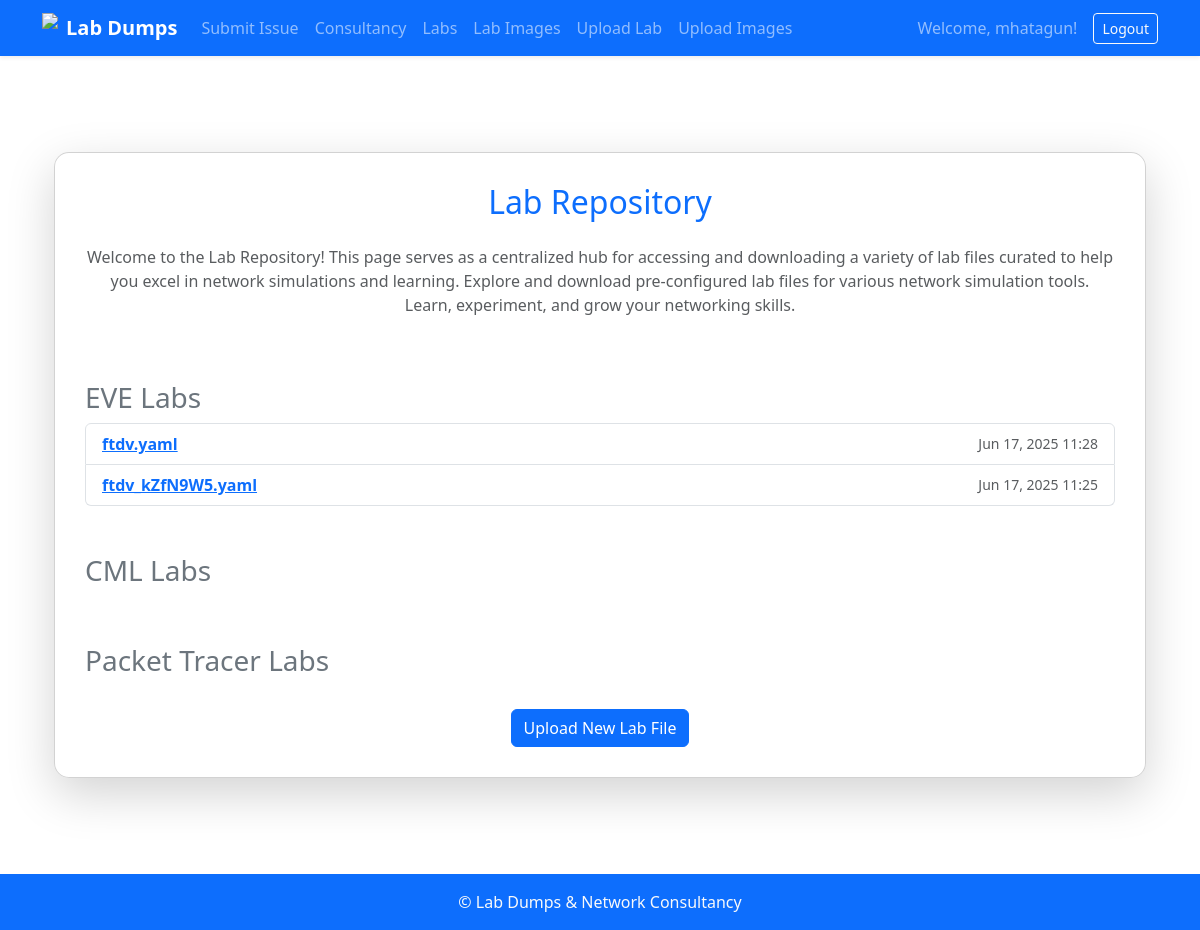
The app's page /labs/view/ (signed in), older data.
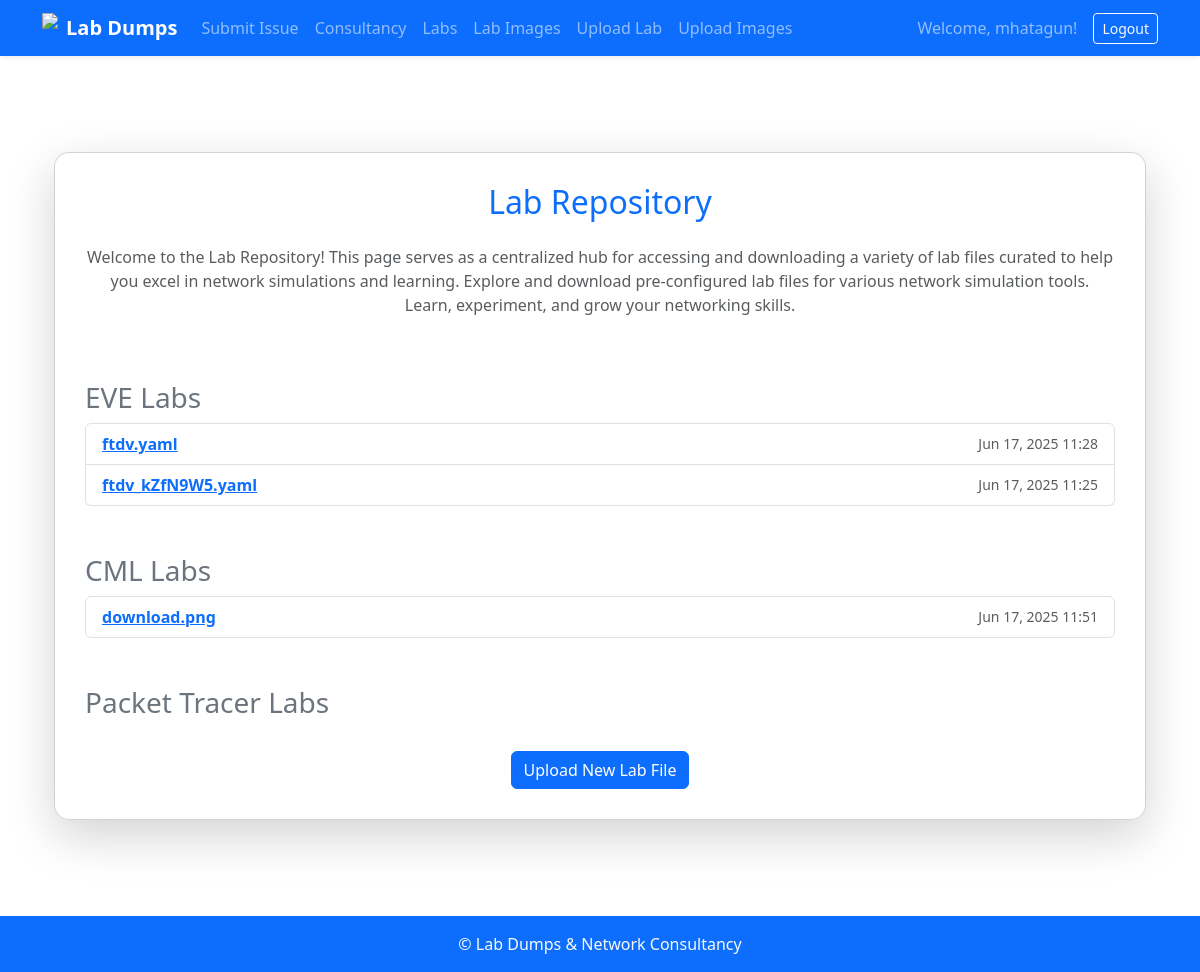
The same page, newer data.
### core/models.py (models this page shows, shortened)
class EveLabFile(models.Model):
    LAB_TYPE_CHOICES = [
        ('EVE', 'EVE Lab'),
        ('CML', 'CML Lab'),
        ('PT', 'Packet Tracer Lab'),
    ]
    user = models.ForeignKey(User, on_delete=models.CASCADE, related_name="labs")
    file = models.FileField(upload_to='eve_labs/')
    uploaded_at = models.DateTimeField(auto_now_add=True)
    lab_type = models.CharField(max_length=3, choices=LAB_TYPE_CHOICES, default='EVE')

### core/views.py (the view)
# urls.py: path('labs/view/', views.labs_view, name='labs_view'),  # View labs
@login_required
def labs_view(request):
    admins = User.objects.filter(is_superuser=True)
    labs = EveLabFile.objects.filter(user__in=admins).order_by('-uploaded_at')
    lab_categories = {
        'EVE Labs': labs.filter(lab_type='EVE'),
        'CML Labs': labs.filter(lab_type='CML'),
        'Packet Tracer Labs': labs.filter(lab_type='PT'),
    }
    return render(request, 'core/labs_view.html', {'lab_categories': lab_categories})

### core/templatetags/custom_filters.py (called while the page is built)
@register.filter
def basename(value):
    return os.path.basename(value)

### core/templates/core/labs_view.html
{% extends 'core/base.html' %}
{% load custom_filters %}
{% block content %}
<div class="container my-5">
  <div class="card shadow-lg" style="background-color: rgba(255, 255, 255, 0.9); border-radius: 15px; padding: 30px;">
    <h2 class="text-center text-primary mb-4">Lab Repository</h2>
    <p class="text-center text-muted">
      Welcome to the Lab Repository! This page serves as a centralized hub for accessing and downloading a variety of lab files curated to help you excel in network simulations and learning. Explore and download pre-configured lab files for various network simulation tools. Learn, experiment, and grow your networking skills.
    </p>
    {% if lab_categories %}
      {% for category, labs in lab_categories.items %}
      <div class="mt-5">
        <h3 class="text-secondary">{{ category }}</h3>
        <ul class="list-group">
          {% for lab in labs %}
          <li class="list-group-item d-flex justify-content-between align-items-center">
            <a href="{{ lab.file.url }}" target="_blank" class="fw-bold">{{ lab.file.name|basename }}</a>
            <span class="text-muted small">{{ lab.uploaded_at|date:"M d, Y H:i" }}</span>
          </li>
          {% endfor %}
        </ul>
      </div>
      {% endfor %}
    {% else %}
    <p class="text-muted text-center mt-3">No lab files are available at the moment. Check back later for updates!</p>
    {% endif %}
    {% if user.is_superuser %}
    <div class="text-center mt-4">
      <a href="{% url 'upload_lab' %}" class="btn btn-primary">Upload New Lab File</a>
    </div>
    {% endif %}
  </div>
</div>
{% endblock %}

Row changes from the older to the newer data that the page shows:
added EveLabFile: file.name|basename "download.png", uploaded_at "Jun 17, 2025 11:51", shown under "CML Labs"
